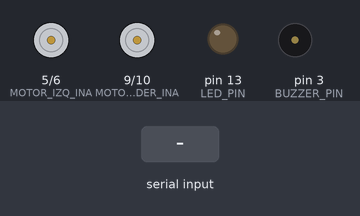
Recording of a sketch running on a simulated Arduino Uno, built with avr-gcc and run on an emulated ATmega328P. On the bench: motor-driver pin pairs drawn as motors (green arrow = first pin HIGH = forward, orange = second pin HIGH = backward, longer = more drive), output pins drawn as LEDs (lit = HIGH), buzzer (waves = sounding). Dashed ring = blinking. The test bench sets the inputs (shaded band). What the sketch prints to the serial monitor is not drawn.

Above: at 2.8 s.
2.9 s: "1" received over Serial
At 3.3 s:
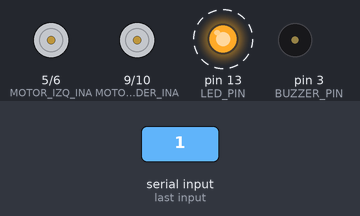
5.9 s: "2" received over Serial
At 8.07 s:
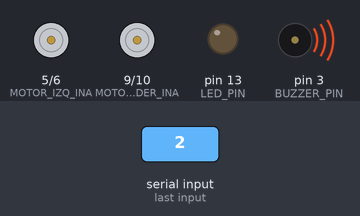
8.9 s: "3" received over Serial
At 20.2 s:
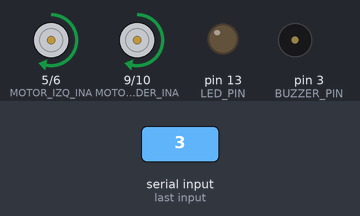
20.9 s: "6" received over Serial
At 21.4 s:
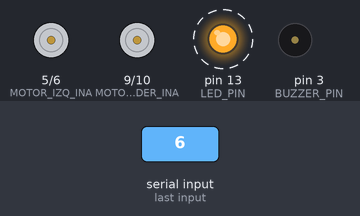
Timing chart, 0 to 24.9 s (numbered marks = the images above; inputs shaded):
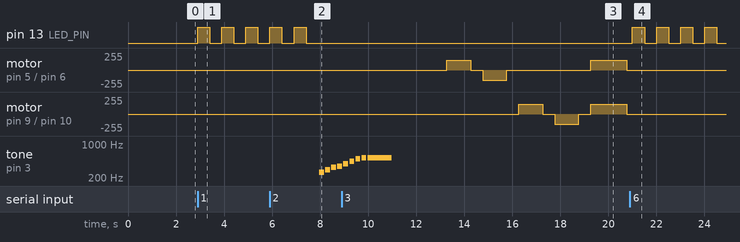

Measured:
- after the input at 2.9 s, pin 13 (LED_PIN): alternates HIGH for 0.50 s and LOW for 0.50 s, starting at once
- after the input at 5.9 s, tone on pin 3 (BUZZER_PIN): plays 262 Hz for 0.20 s, 294 Hz for 0.20 s, 330 Hz for 0.20 s, 349 Hz for 0.18 s, starting after 2.1 s
- after the input at 20.9 s, pin 13 (LED_PIN): alternates HIGH for 0.50 s and LOW for 0.50 s, starting after 0.10 s

The sketch:

test_mbot.ino
```cpp
/*
 * Test de diagnóstico para Makeblock mBot
 * Verifica: LEDs, zumbador, motores y sensores básicos
 *
 * Instrucciones: Subir el código y abrir el Monitor Serie (9600 baudios)
 * Seguir las instrucciones que aparecen en pantalla
 */

#include <SoftwareSerial.h>
#include <Wire.h>

// === Pines del mBot ===
#define LED_PIN       13
#define BUZZER_PIN    3

// Motores (puerto M1 y M2 en la placa)
#define MOTOR_IZQ_INA 5
#define MOTOR_IZQ_INB 6
#define MOTOR_DER_INA 9
#define MOTOR_DER_INB 10

// Sensor de seguidor de línea
#define LINE_IZQ      A2
#define LINE_DER      A1

// Botón en la placa
#define BOTON_PIN     7

// === Variables globales ===
int testNum = 0;
bool testEnCurso = false;

void setup() {
  Serial.begin(9600);

  // Configurar pines
  pinMode(LED_PIN, OUTPUT);
  pinMode(BUZZER_PIN, OUTPUT);
  pinMode(MOTOR_IZQ_INA, OUTPUT);
  pinMode(MOTOR_IZQ_INB, OUTPUT);
  pinMode(MOTOR_DER_INA, OUTPUT);
  pinMode(MOTOR_DER_INB, OUTPUT);
  pinMode(LINE_IZQ, INPUT);
  pinMode(LINE_DER, INPUT);
  pinMode(BOTON_PIN, INPUT_PULLUP);

  // Apagar todo al inicio
  apagarMotores();
  digitalWrite(LED_PIN, LOW);
  noTone(BUZZER_PIN);

  delay(1000);
  mostrarMenu();
}

void loop() {
  if (Serial.available() > 0) {
    char cmd = Serial.read();

    switch (cmd) {
      case '1': testLED(); break;
      case '2': testBuzzer(); break;
      case '3': testMotores(); break;
      case '4': testSensores(); break;
      case '5': testBoton(); break;
      case '6': testCompleto(); break;
      case 'a': testRGB(); break;
      case 'm':
      case 'M':
        mostrarMenu();
        break;
    }
  }
}

// ===========================
//          MENÚ
// ===========================
void mostrarMenu() {
  Serial.println();
  Serial.println(F("╔══════════════════════════════╗"));
  Serial.println(F("║   DIAGNÓSTICO mBot v1.0      ║"));
  Serial.println(F("╠══════════════════════════════╣"));
  Serial.println(F("║ 1 - Test LED placa           ║"));
  Serial.println(F("║ 2 - Test Zumbador            ║"));
  Serial.println(F("║ 3 - Test Motores             ║"));
  Serial.println(F("║ 4 - Test Sensores línea      ║"));
  Serial.println(F("║ 5 - Test Botón               ║"));
  Serial.println(F("║ a - Test LED RGB             ║"));
  Serial.println(F("║ 6 - TEST COMPLETO            ║"));
  Serial.println(F("║ m - Mostrar este menú        ║"));
  Serial.println(F("╚══════════════════════════════╝"));
  Serial.println(F("Escribe un número y pulsa Enter"));
}

// ===========================
//        TEST 1: LED
// ===========================
void testLED() {
  Serial.println(F("\n--- TEST 1: LED de placa (pin 13) ---"));
  Serial.println(F("Encendiendo LED..."));

  for (int i = 0; i < 5; i++) {
    digitalWrite(LED_PIN, HIGH);
    Serial.println(F("LED ENCENDIDO"));
    delay(500);
    digitalWrite(LED_PIN, LOW);
    Serial.println(F("LED APAGADO"));
    delay(500);
  }

  Serial.println(F(">> Test LED completado"));
  Serial.println(F(">> ¿Viste el LED parpadear? Si/No"));
}

// ===========================
//      TEST 2: BUZZER
// ===========================
void testBuzzer() {
  Serial.println(F("\n--- TEST 2: Zumbador ---"));
  Serial.println(F("Reproduciendo tonos..."));

  int tonos[] = {262, 294, 330, 349, 392, 440, 494, 523};
  int duracion = 200;

  for (int i = 0; i < 8; i++) {
    Serial.print(F("Tono: "));
    Serial.println(tonos[i]);
    tone(BUZZER_PIN, tonos[i], duracion);
    delay(duracion + 50);
  }

  // Tono largo final
  tone(BUZZER_PIN, 523, 1000);
  delay(1200);
  noTone(BUZZER_PIN);

  Serial.println(F(">> Test zumbador completado"));
  Serial.println(F(">> ¿Escuchaste los tonos? Si/No"));
}

// ===========================
//      TEST 3: MOTORES
// ===========================
void testMotores() {
  Serial.println(F("\n--- TEST 3: Motores ---"));
  Serial.println(F("ATENCIÓN: El robot se moverá."));
  Serial.println(F("Ponlo en una zona despejada."));
  delay(2000);

  // Motor izquierdo adelante
  Serial.println(F("Motor IZQUIERDO -> Adelante"));
  encenderMotorIzq(150);
  delay(1000);
  apagarMotores();
  delay(500);

  // Motor izquierdo atrás
  Serial.println(F("Motor IZQUIERDO -> Atrás"));
  encenderMotorIzq(-150);
  delay(1000);
  apagarMotores();
  delay(500);

  // Motor derecho adelante
  Serial.println(F("Motor DERECHO -> Adelante"));
  encenderMotorDer(150);
  delay(1000);
  apagarMotores();
  delay(500);

  // Motor derecho atrás
  Serial.println(F("Motor DERECHO -> Atrás"));
  encenderMotorDer(-150);
  delay(1000);
  apagarMotores();
  delay(500);

  // Ambos adelante
  Serial.println(F("Ambos motores -> Adelante"));
  encenderMotorIzq(150);
  encenderMotorDer(150);
  delay(1500);
  apagarMotores();

  Serial.println(F(">> Test motores completado"));
  Serial.println(F(">> ¿Se movieron los motores? Si/No"));
}

// ===========================
//     TEST 4: SENSORES
// ===========================
void testSensores() {
  Serial.println(F("\n--- TEST 4: Sensores de línea ---"));
  Serial.println(F("Coloca el robot sobre una superficie"));
  Serial.println(F("y cubre/destapa los sensores con la mano.\n"));

  for (int i = 0; i < 20; i++) {
    int valIzq = analogRead(LINE_IZQ);
    int valDer = analogRead(LINE_DER);

    Serial.print(F("Izq: "));
    Serial.print(valIzq);
    Serial.print(F(" ("));
    Serial.print(valIzq > 500 ? "BLANCO" : "NEGRO");
    Serial.print(F(")  |  Der: "));
    Serial.print(valDer);
    Serial.print(F(" ("));
    Serial.print(valDer > 500 ? "BLANCO" : "NEGRO");
    Serial.println(F(")"));

    delay(300);
  }

  Serial.println(F(">> Test sensores completado"));
}

// ===========================
//      TEST 5: BOTÓN
// ===========================
void testBoton() {
  Serial.println(F("\n--- TEST 5: Botón de la placa ---"));
  Serial.println(F("Pulsa el botón de la placa (MAX)"));
  Serial.println(F("Tienes 10 segundos...\n"));

  int intentos = 0;
  bool pulsado = false;

  while (intentos < 100 && !pulsado) {
    if (digitalRead(BOTON_PIN) == LOW) {
      Serial.println(F(">> ¡BOTÓN PULSADO! OK"));
      pulsado = true;
      // Feedback: encender LED
      digitalWrite(LED_PIN, HIGH);
      delay(500);
      digitalWrite(LED_PIN, LOW);
    }
    intentos++;
    delay(100);
  }

  if (!pulsado) {
    Serial.println(F(">> Botón NO detectado"));
    Serial.println(F("   (No se pulsó en el tiempo dado)"));
  }

  Serial.println(F(">> Test botón completado"));
}

// ===========================
//      TEST RGB
// ===========================
void testRGB() {
  Serial.println(F("\n--- TEST: LED RGB (I2C) ---"));
  Serial.println(F("Probando colores en el LED RGB..."));
  Serial.println(F("Nota: El LED RGB del mBot"));
  Serial.println(F("se comunica por I2C con la placa.\n"));

  // Secuencia visual en el LED de placa
  // (el LED RGB real del mBot requiere la librería MeRGBLed)
  // Aquí simulamos con el LED de placa

  for (int i = 0; i < 3; i++) {
    Serial.println(F("ROJO -> blink x3"));
    for (int j = 0; j < 3; j++) {
      digitalWrite(LED_PIN, HIGH);
      delay(200);
      digitalWrite(LED_PIN, LOW);
      delay(200);
    }
    delay(300);

    Serial.println(F("VERDE -> blink x3"));
    for (int j = 0; j < 3; j++) {
      digitalWrite(LED_PIN, HIGH);
      delay(100);
      digitalWrite(LED_PIN, LOW);
      delay(100);
    }
    delay(300);
  }

  Serial.println(F(">> Test RGB completado"));
  Serial.println(F(">> Para el LED RGB real se necesita"));
  Serial.println(F("   la librería MeRGBLed de Makeblock"));
}

// ===========================
//     TEST COMPLETO
// ===========================
void testCompleto() {
  Serial.println(F("\n================================"));
  Serial.println(F("   INICIANDO TEST COMPLETO"));
  Serial.println(F("================================\n"));

  int pasados = 0;
  int total = 5;

  // Test 1
  testLED();
  pasados++;

  // Test 2
  testBuzzer();
  pasados++;

  // Test 3
  Serial.println(F("\n¿Continuar con test de motores? (responde algo en el monitor serie)"));
  while (!Serial.available()) { delay(100); }
  while (Serial.available()) Serial.read();
  testMotores();
  pasados++;

  // Test 4
  testSensores();
  pasados++;

  // Test 5
  testBoton();
  pasados++;

  // Resumen
  Serial.println(F("\n================================"));
  Serial.println(F("   RESUMEN DEL DIAGNÓSTICO"));
  Serial.println(F("================================"));
  Serial.print(F("Tests completados: "));
  Serial.print(pasados);
  Serial.print(F("/"));
  Serial.println(total);

  if (pasados == total) {
    Serial.println(F("Estado: OK - Todos los tests ejecutados"));
  }

  Serial.println(F("================================\n"));
  mostrarMenu();
}

// ===========================
//    FUNCIONES AUXILIARES
// ===========================
void encenderMotorIzq(int velocidad) {
  if (velocidad > 0) {
    analogWrite(MOTOR_IZQ_INA, velocidad);
    analogWrite(MOTOR_IZQ_INB, 0);
  } else {
    analogWrite(MOTOR_IZQ_INA, 0);
    analogWrite(MOTOR_IZQ_INB, -velocidad);
  }
}

void encenderMotorDer(int velocidad) {
  if (velocidad > 0) {
    analogWrite(MOTOR_DER_INA, velocidad);
    analogWrite(MOTOR_DER_INB, 0);
  } else {
    analogWrite(MOTOR_DER_INA, 0);
    analogWrite(MOTOR_DER_INB, -velocidad);
  }
}

void apagarMotores() {
  analogWrite(MOTOR_IZQ_INA, 0);
  analogWrite(MOTOR_IZQ_INB, 0);
  analogWrite(MOTOR_DER_INA, 0);
  analogWrite(MOTOR_DER_INB, 0);
}
```
